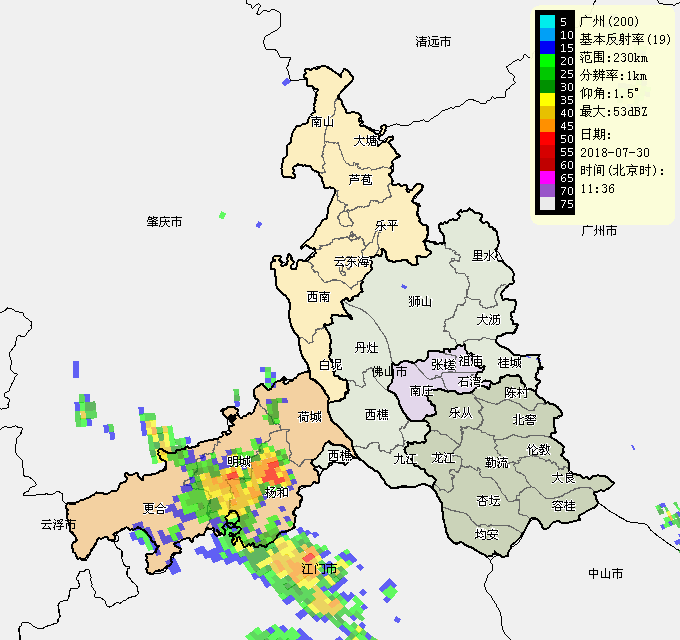
#> input picture src/20180730.113601.02.19.200.png, 680 x 640 px
$ python demo_range.py
#> lines starting #> are read from the running program, lines starting #| are printed output that depends on the picture; after the words box and inside, x2 and y2 are one past the last pixel; in counts of white or black regions, pixels touching at a corner belong together
### func.py
# -*- coding: utf-8 -*-
import cv2
from matplotlib import pyplot as plt

__all__ = ['create_rgb_trackbar', 'get_rgb_trackbar_pos', 'set_click', 'draw_hist']


# [14 lines left out: functions create_rgb_trackbar, get_rgb_trackbar_pos, not called in this run]


def set_click(winname):
    cv2.namedWindow(winname)

    def mouse(event, x, y, flag, param):
        if event == cv2.EVENT_LBUTTONDOWN:
            print('click:{}, {}'.format(x, y))

    cv2.setMouseCallback(winname, mouse)


# [18 lines left out: function draw_hist, not called in this run]

### demo_range.py
# -*- coding: utf-8 -*-
import numpy as np

from func import  *
from video import  *


def create_selector(r, g, b):
    hig = np.uint8([[[b, g, r]]])
    return cv2.cvtColor(hig, cv2.COLOR_BGR2HSV)[0][0]


# 通过色彩范围选择
def demo_range(filename):
#> called with filename = 'src/20180730.113601.02.19.200.png'
    set_click('image')
    im = cv2.imread(filename)
#> im is the input picture: shape (640, 680, 3); mean B, G, R 212.1, 222.5, 221.4

    while True:
        hsv = cv2.cvtColor(im, cv2.COLOR_BGR2HSV)
#> hsv: shape (640, 680, 3); mean H, S, V 11.2, 18.6, 227

        # 范围选择
        hig = create_selector(252, 252 , 96)
        low = hig - np.array([10, 5, 25], dtype='uint8')
        print('hig:{} low:{}'.format(hig, low))

        # 创建mask
        mask = cv2.inRange(hsv, low, hig)
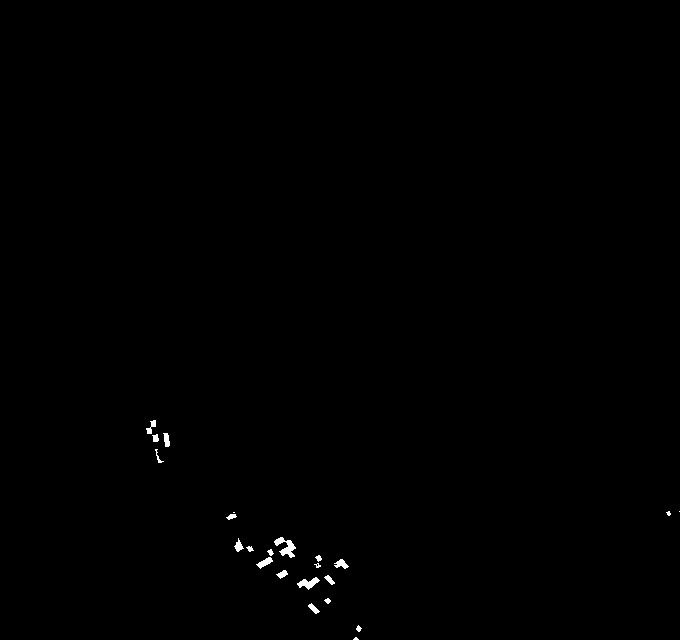
#> mask: shape (640, 680); 0.28% white; 23 white regions (5 under 20 px), largest, box (x1, y1, x2, y2) and area: (274, 537, 296, 558) 210, (297, 577, 320, 590) 144, (256, 557, 273, 569) 93
        res = cv2.bitwise_and(im, im, mask=mask)

        # cv2.imshow('image', cv2.resize(im[10:220, 540:680], (280,420)))
        # cv2.imshow('image', im[10:220, 540:680])
        cv2.imshow('image', im)
        cv2.imshow('mask', mask)
        cv2.imshow('res', res)

        if cv2.waitKey(1) == ord('q'):
#> (key q is pressed here)
            break


if __name__ == '__main__':
    demo_range('src/20180730.113601.02.19.200.png')
